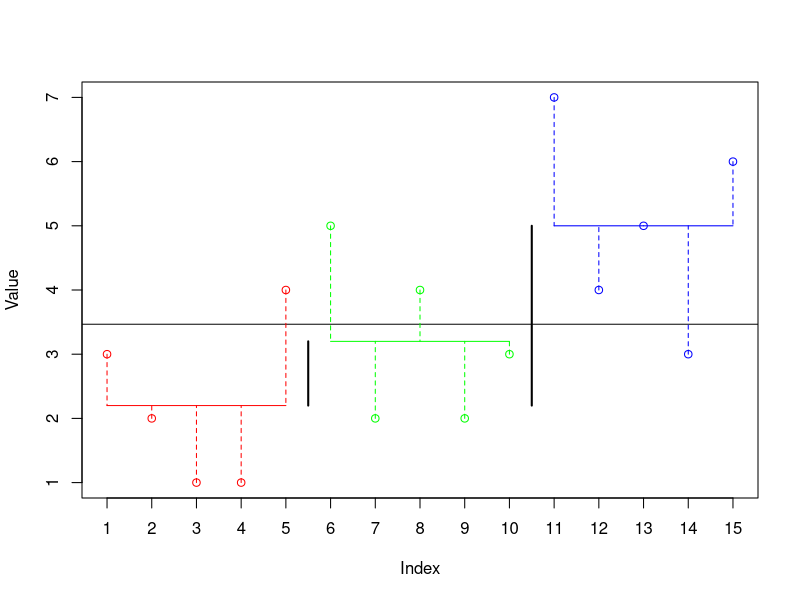
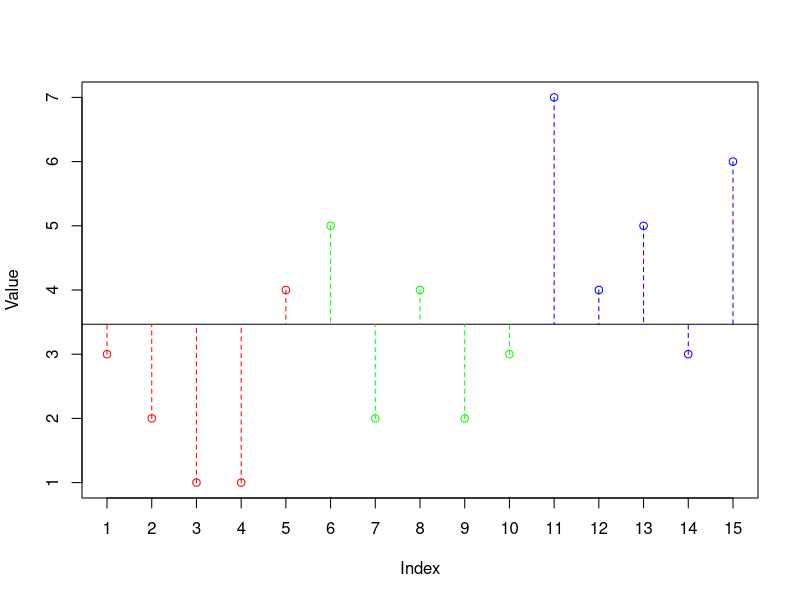
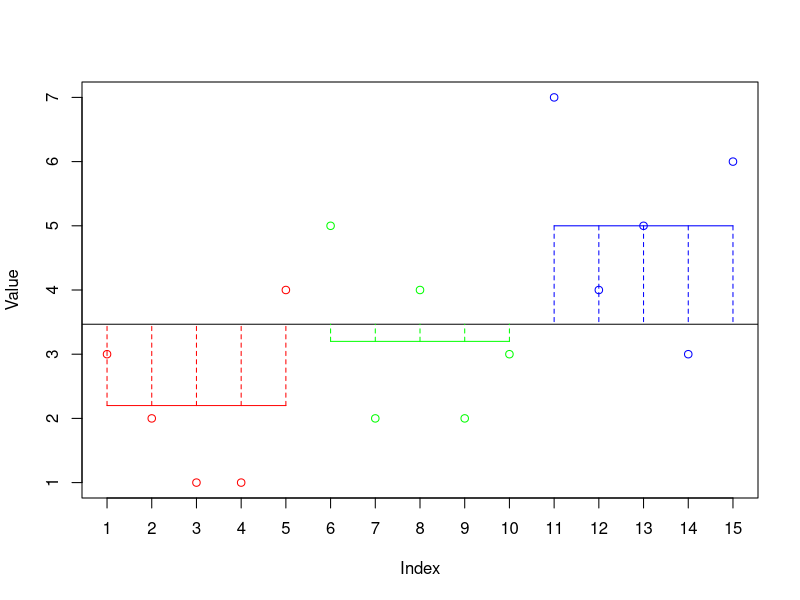
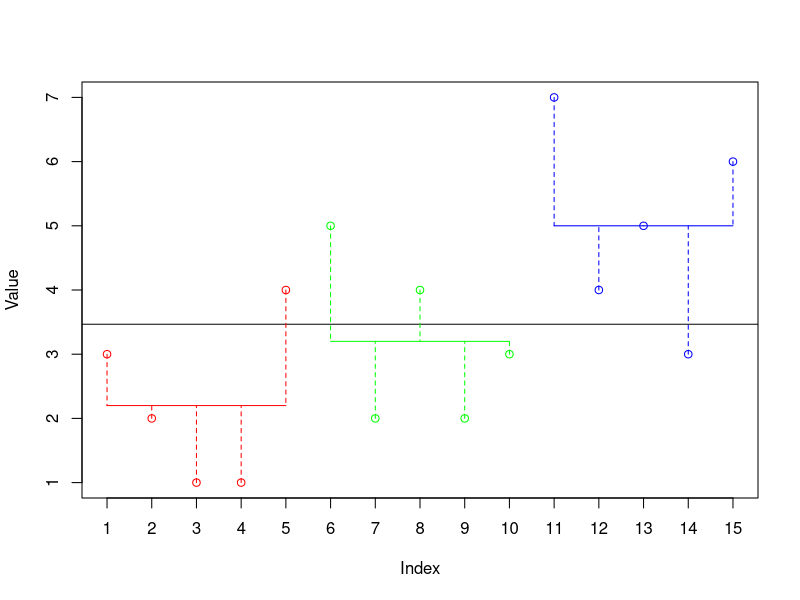

Source code (R) for these figures, in order:
ivPlacebo = c(3, 2, 1, 1, 4)
ivLow = c(5, 2, 4, 2, 3)
ivHigh = c(7, 4, 5, 3, 6)

fGroups = gl(3, 5, labels = c('Placebo', 'Low', 'High'))


fit_model = function(dat, fac){
  return(lm(dat ~ fac))
}


ivDat = c(ivPlacebo, ivLow, ivHigh)
fit = lm(ivDat ~ fGroups)
col.type = rainbow(length(levels(fGroups)))
col.dat = col.type[as.numeric(fGroups)]
grand.mean = mean(ivDat)
grp.mean = tapply(ivDat, fGroups, mean)
grp.size = tapply(ivDat, fGroups, length)
plot(1:length(ivDat), ivDat, col=col.dat, xaxt='n', xlab='Index', ylab='Value')
axis(side = 1, at = 1:length(ivDat))
abline(h = grand.mean)
sapply(seq_along(grp.mean), function(x) {
  y.len = rep(grp.mean[x], times=grp.size[x])
  x.len = which(fGroups == levels(fGroups)[x])
  lines(x.len, y.len, col=col.type[x])  
} )

for (i in seq_along(ivDat)){
  y.start = ivDat[i]
  y.end = grp.mean[fGroups[i]]
  x.start = i
  x.end = i
  lines(c(x.start, x.end), c(y.start, y.end), lty=2, col=col.dat[i])
}

for (i in 2:length(coef(fit))){
  x.start = which(fGroups == levels(fGroups)[i])[1]
  x.start = x.start - 0.5
  y.start = grp.mean[1]
  y.end = grp.mean[i]
  arrows(x.start, y.start, x.start, y.end, code=0, lwd=2, angle=50)
}

########## total sum of squares
calculateSST = function(dat){
  return(var(dat)*(length(dat)-1))
}

plot(1:length(ivDat), ivDat, col=col.dat, xaxt='n', xlab='Index', ylab='Value')
axis(side = 1, at = 1:length(ivDat))
abline(h = grand.mean)
for (i in seq_along(ivDat)){
  y.start = ivDat[i]
  y.end = grand.mean
  x.start = i
  x.end = i
  lines(c(x.start, x.end), c(y.start, y.end), lty=2, col=col.dat[i])
}

########## sum of squares for model
calculateSSM = function(dat, grp){
  x.grand = mean(dat)
  x.grp = tapply(dat, grp, mean)
  x.len = tapply(dat, grp, length)
  ssm = rep(NA, times=length(x.grp))
  for (i in seq_along(x.grp)){
    s = (x.grp[i] - x.grand)^2
    s = s * x.len[i]
    ssm[i] = s
  }
  return(sum(ssm))
}

plot(1:length(ivDat), ivDat, col=col.dat, xaxt='n', xlab='Index', ylab='Value')
axis(side = 1, at = 1:length(ivDat))
abline(h = grand.mean)
sapply(seq_along(grp.mean), function(x) {
  y.len = rep(grp.mean[x], times=grp.size[x])
  x.len = which(fGroups == levels(fGroups)[x])
  lines(x.len, y.len, col=col.type[x])  
} )

for (i in seq_along(ivDat)){
  y.start = grp.mean[fGroups[i]]
  y.end = grand.mean
  x.start = i
  x.end = i
  lines(c(x.start, x.end), c(y.start, y.end), lty=2, col=col.dat[i])
}


########## residuals sum of squares
calculateSSR = function(dat, grp){
  x.grp = tapply(dat, grp, mean)
  #x.len = tapply(dat, grp, length)
  ssr = rep(NA, times=length(x.grp))
  for (i in seq_along(x.grp)){
    l = names(x.grp)[i]
    d = dat[grp == l]
    s = (d - x.grp[i])^2
    s = sum(s)
    ssr[i] = s
  }
  return(sum(ssr))
}

plot(1:length(ivDat), ivDat, col=col.dat, xaxt='n', xlab='Index', ylab='Value')
axis(side = 1, at = 1:length(ivDat))
abline(h = grand.mean)
sapply(seq_along(grp.mean), function(x) {
  y.len = rep(grp.mean[x], times=grp.size[x])
  x.len = which(fGroups == levels(fGroups)[x])
  lines(x.len, y.len, col=col.type[x])  
} )

y.end = rep(grp.mean, times=grp.size)
for (i in seq_along(ivDat)){
  y.start = ivDat[i]
  x.start = i
  x.end = i
  lines(c(x.start, x.end), c(y.start, y.end[i]), lty=2, col=col.dat[i])
}

######### calculate mean squares
calculateMeanSquaresM = function(dat, grp){
  ssm = calculateSSM(dat, grp)
  df = length(levels(grp)) - 1
  return(ssm/df)
}

calculateMeanSquaresR = function(dat, grp){
  ssr = calculateSSR(dat, grp)
  df = tapply(dat, grp, length)
  df = sum(df - 1)
  return(ssr/df)
}

getFRatio = function(dat, grp){
  msm = calculateMeanSquaresM(dat, grp)
  msr = calculateMeanSquaresR(dat, grp)
  return(msm/msr)
}

getPValue = function(dat, grp){
  f = getFRatio(dat, grp)
  d1 = length(levels(grp)) - 1
  d2 = tapply(dat, grp, length)
  d2 = sum(d2 - 1)
  return(1-pf(f, d1, d2))
}
